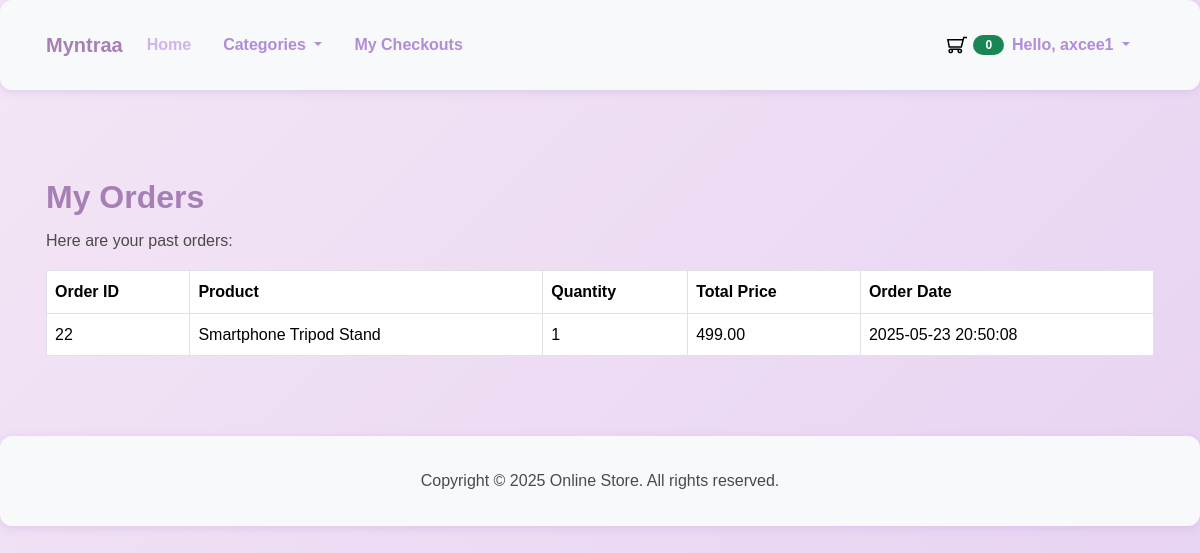
Screenshot of /main/customer-dashboard.php (signed in) with the database file from the repository.
### tables this page shows
CREATE TABLE `order_details` (
  `id` int(11) NOT NULL,
  `order_id` int(11) NOT NULL,
  `product_id` int(11) NOT NULL,
  `quantity` int(11) NOT NULL,
  `price` decimal(10,2) NOT NULL,
  `subtotal` decimal(10,2) NOT NULL
);

CREATE TABLE `orders` (
  `id` int(11) NOT NULL,
  `customer_id` int(11) DEFAULT NULL,
  `guest_name` varchar(255) DEFAULT NULL,
  `guest_phone` varchar(20) DEFAULT NULL,
  `guest_address` text DEFAULT NULL,
  `total` decimal(10,2) NOT NULL,
  `created_at` datetime DEFAULT NULL,
  `updated_at` datetime DEFAULT NULL,
  `status_id` int(11) NOT NULL DEFAULT 1,
  `email` varchar(255) DEFAULT NULL,
  `notes` text DEFAULT NULL,
  `shipping_fee` decimal(10,2) DEFAULT 0.00,
  `payment_method` varchar(50) DEFAULT 'COD'
);

CREATE TABLE `products` (
  `id` int(11) NOT NULL,
  `name` varchar(255) NOT NULL,
  `description` text DEFAULT NULL,
  `price` decimal(10,2) NOT NULL,
  `slug` varchar(255) NOT NULL,
  `image_path` varchar(255) DEFAULT NULL,
  `category_id` int(11) NOT NULL,
  `created_at` datetime DEFAULT NULL,
  `updated_at` datetime DEFAULT NULL
);

### app/includes/database.php (called while the page is built, shortened)
<?php
class Database {
    private $host = "localhost";
    private $db_name = "ecommerce_cabusas";
    private $username = "root";
    private $password = "";
    protected $conn;
    public function __construct() {
        try {
            $this->conn = new \PDO("mysql:host=" . $this->host . ";dbname=" . $this->db_name, $this->username, $this->password);
            $this->conn->setAttribute(\PDO::ATTR_ERRMODE, \PDO::ERRMODE_EXCEPTION);
        } catch (\PDOException $e) {
            die("Connection failed: " . $e->getMessage());
        }
    }
    public function getConnection() {
        return $this->conn;
    }
}

### app/models/Checkout.php (called while the page is built, shortened)
<?php
class Checkout extends Database
{
    private $db;
    public function __construct()
    {
        $this->db = $this->getConnection();
    }
    public function getOrdersByUserId($userId)
    {
        $sql = "SELECT o.id, p.name AS product_name, od.quantity, od.price AS total_price, o.created_at AS order_date
                FROM orders o
                LEFT JOIN order_details od ON o.id = od.order_id
                LEFT JOIN products p ON od.product_id = p.id
                WHERE o.customer_id = :user_id";
        $stmt = $this->db->prepare($sql);
        $stmt->execute(['user_id' => $userId]);
        return $stmt->fetchAll(\PDO::FETCH_ASSOC);
    }
}

### main/customer-dashboard.php (the view, shortened to what this page needs)
<?php
$orders = new Checkout();
$userId = $_SESSION['user']['id'];
?>
<div class="container my-5">
    <h2>My Orders</h2>
    <p>Here are your past orders:</p>
    <table class="table table-bordered">
        <thead>
            <tr>
                <th>Order ID</th>
                <th>Product</th>
                <th>Quantity</th>
                <th>Total Price</th>
                <th>Order Date</th>
            </tr>
        </thead>
        <tbody>
            <?php
            foreach ($orders->getOrdersByUserId($userId) as $order) {
                echo '<tr>';
                echo '<td>' . htmlspecialchars($order['id']) . '</td>';
                echo '<td>' . htmlspecialchars($order['product_name']) . '</td>';
                echo '<td>' . htmlspecialchars($order['quantity']) . '</td>';
                echo '<td>' . htmlspecialchars($order['total_price']) . '</td>';
                echo '<td>' . htmlspecialchars($order['order_date']) . '</td>';
                echo '</tr>';
            }
            ?>
        </tbody>
    </table>
</div>

### assets/css/styles.css (style rules this page uses)
body { background: linear-gradient(135deg, #f3e6f5, #e6d1f2); font-family: 'Poppins', 'Quicksand', 'Nunito', sans-serif; color: #4a4a4a; margin: 0; padding: 0; line-height: 1.6; }
.container { max-width: 1140px; margin: 0 auto; padding: 1rem; }
h1, h2, h3, h4, h5, h6 { color: #a67fb5; font-weight: 700; margin-bottom: 0.75rem; }
p { color: #4a4a4a; margin-bottom: 1rem; }
body.store-body { display: flex; flex-direction: column; min-height: 100vh; }

### rows the page displays
order_details: order "22", product.name "Smartphone Tripod Stand", quantity "1", price "499.00", order.created_at "2025-05-23 20:50:08"

### other values shown
countCart() "0"
$_SESSION['user']['name'] "axcee1"
